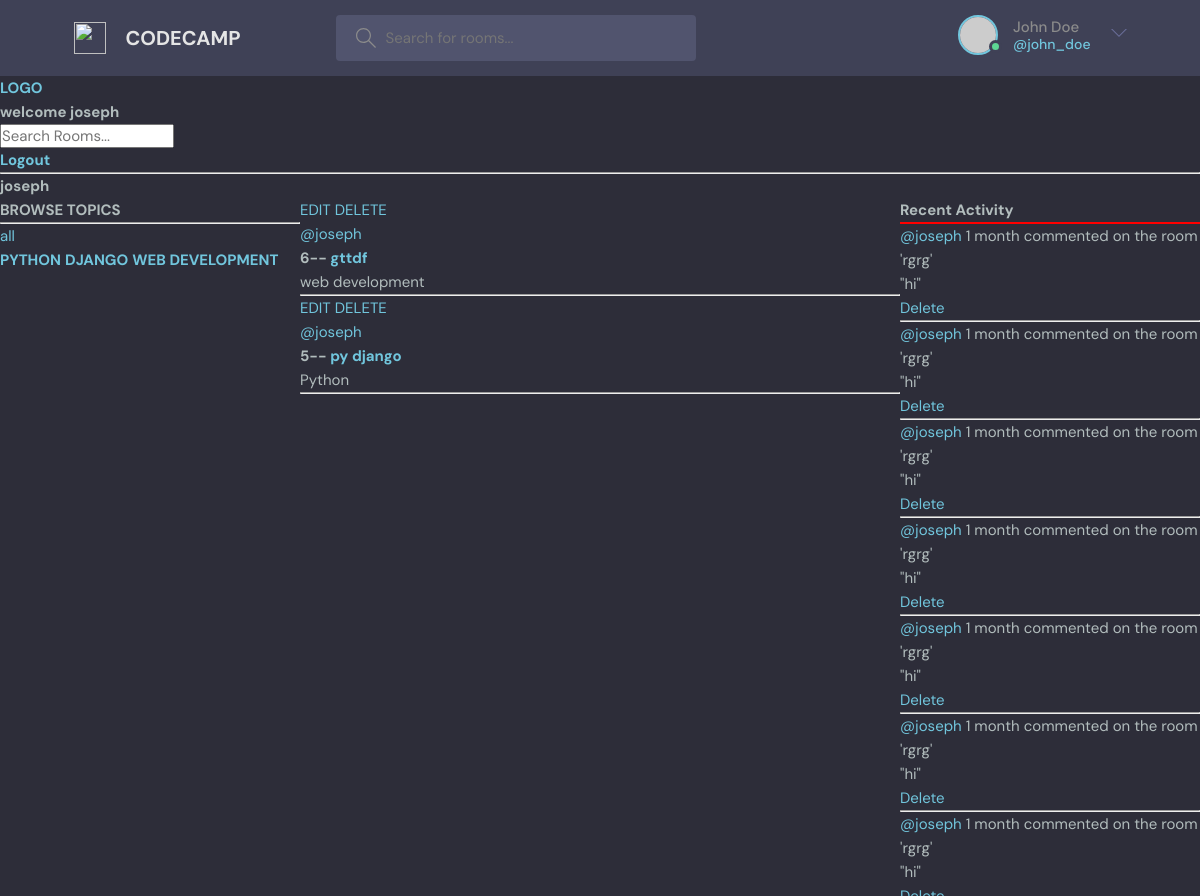
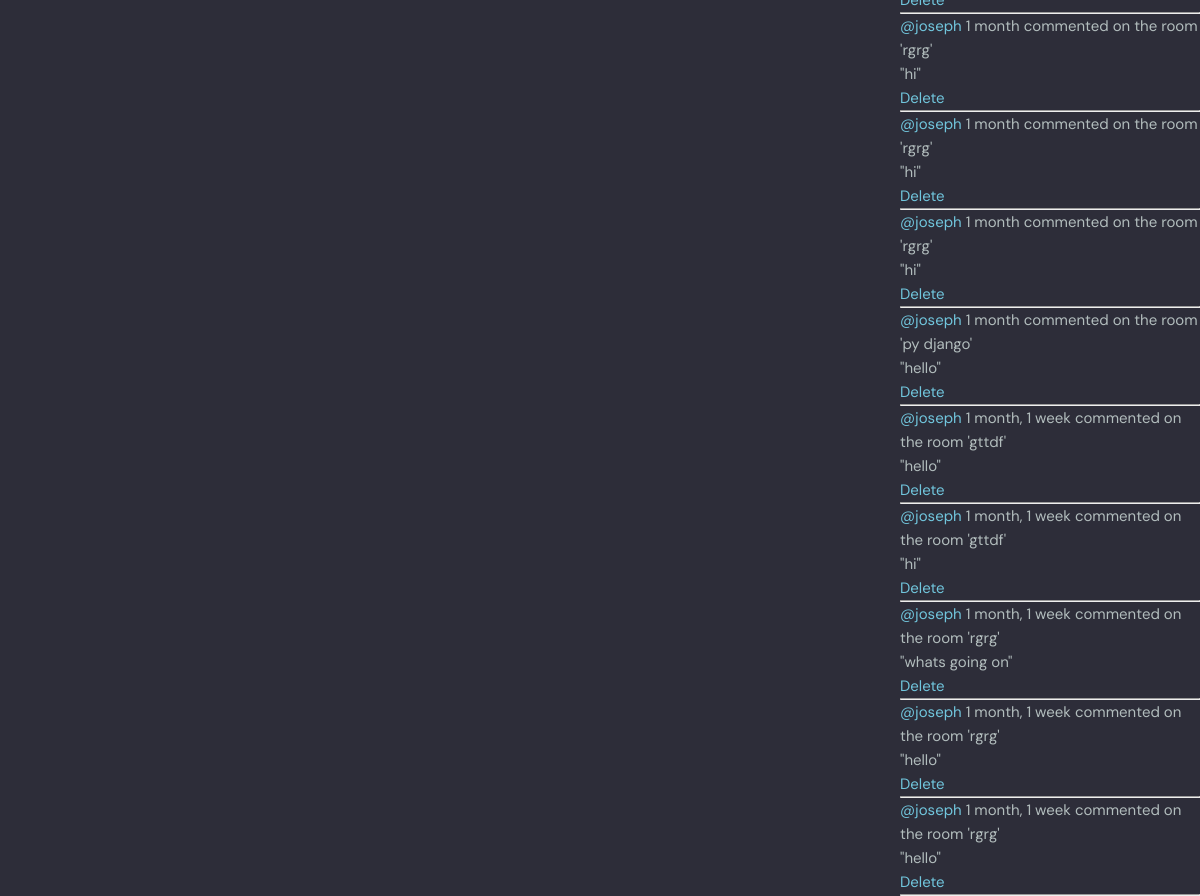
The app's page /user-profile/2/ (signed in), older data (2 pictures, top to bottom).
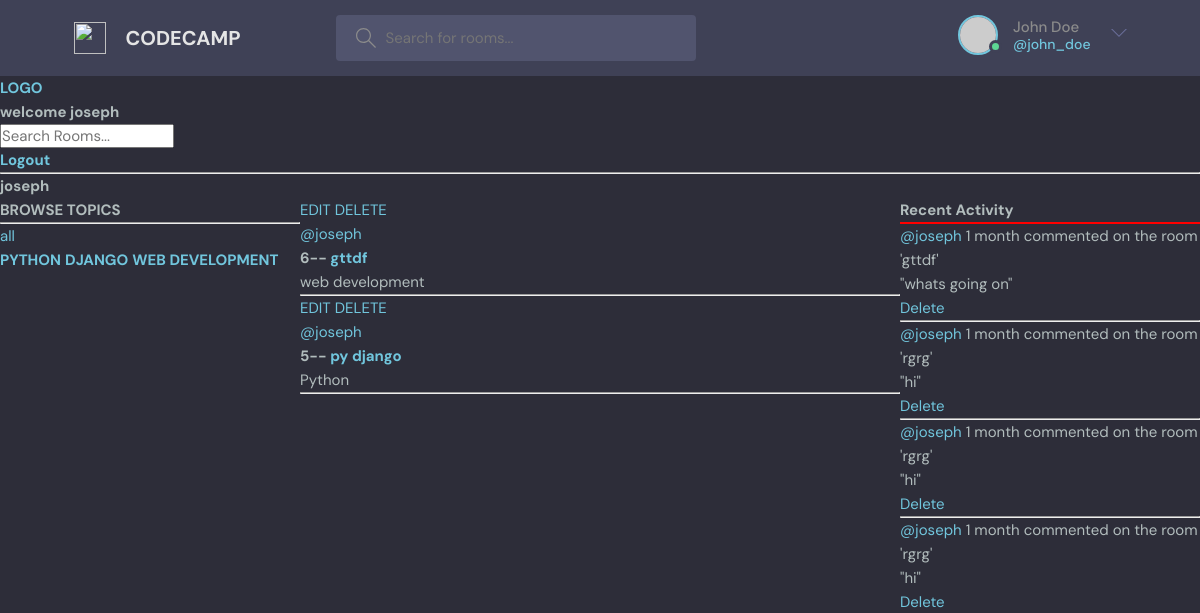
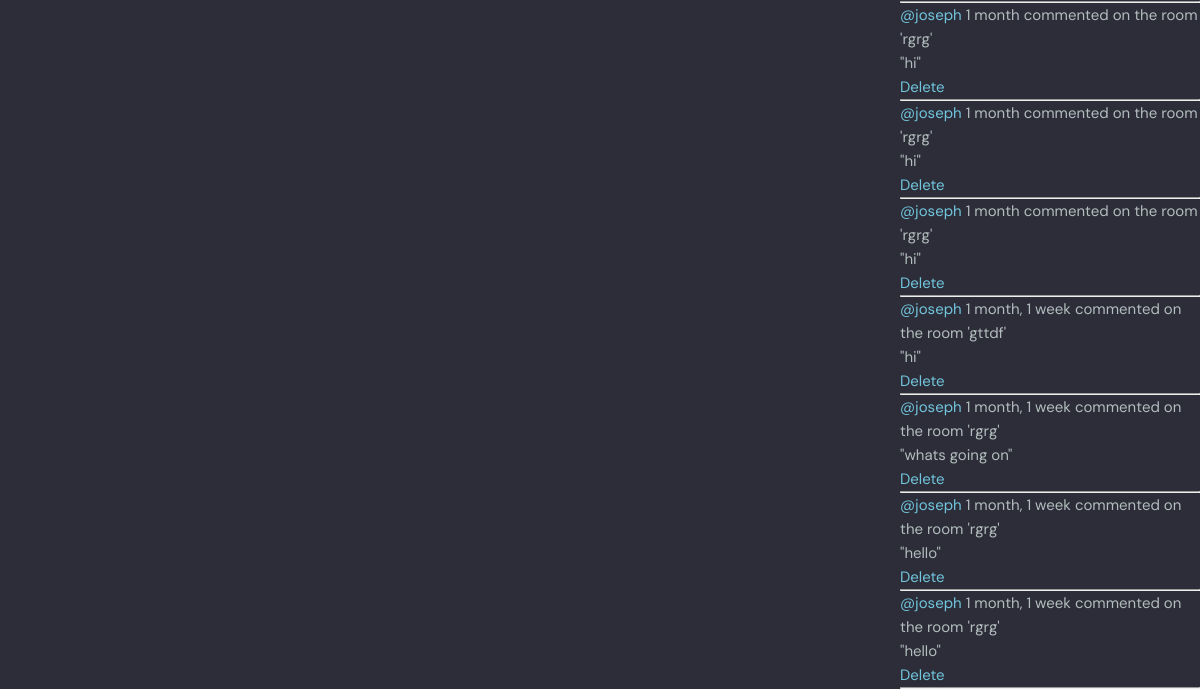
The same page, newer data (2 pictures, top to bottom).
### base/models.py (models this page shows, shortened)
class Topic(models.Model):
    name=models.CharField(max_length=200)

class Room(models.Model):
    host=models.ForeignKey(User, on_delete= models.SET_NULL, null=True)
    topic= models.ForeignKey(Topic, on_delete= models.SET_NULL, null=True)
    name= models.CharField(max_length=200)
    description= models.TextField(null=True, blank= True)
    participants= models.ManyToManyField(User, related_name='participants', blank=True)
    updated= models.DateTimeField(auto_now= True)
    created= models.DateTimeField( auto_now_add= True)
    def __str__(self):
        return self.name
    class Meta:
        ordering= ['-updated', '-created']

class Message(models.Model):
    user= models.ForeignKey(User, on_delete=models.CASCADE )
    room= models.ForeignKey(Room, on_delete=models.CASCADE )
    body= models.TextField()
    updated= models.DateTimeField(auto_now= True)
    created= models.DateTimeField( auto_now_add= True)
    def __str__(self):
        return self.body[0:50]
    class Meta:
        ordering= ['-updated', '-created']

### base/views.py (the view)
# urls.py: path('user-profile/<str:pk>/', views.user_profile, name= 'profile'),
@login_required(login_url= 'login')
def user_profile(request, pk):
    user= User.objects.get(id=pk)
    rooms= user.room_set.all()
    room_messages= user.message_set.all()
    topics= Topic.objects.all()
    context= {'user': user, 'rooms':rooms, 'room_messages': room_messages, 'topics': topics}
    return render(request, 'base/profile.html', context )

### base/templates/base/profile.html (shortened to what this page needs)
{% extends 'main.html'%}
{% block content%}
<h1> {{user.username}}</h1>
<div class="profile-container">
    <div>
        {% include 'base/topic_component.html'%}
    </div>
    <div>
        {% include 'base/feed_component.html'%}
    </div>
    <div>
        {% include 'base/activity_component.html'%}
    </div>
</div>
{%endblock%}

### base/templates/base/topic_component.html
<h3> BROWSE TOPICS</h3>
<hr>
<div>
    <a href="{% url 'home'%}"> all</a>
</div>
{%for topic in topics%}
    <a href="{% url 'home' %}?q={{topic.name}}"><h4>{{topic.name|upper}}</h4></a>
{%endfor%}

### base/templates/base/feed_component.html
{%for room in rooms %}
<div>
    {%if request.user == room.host%}
        <a href="{%url 'update-room' room.id%}">EDIT</a>
        <a href="{% url 'delete-room' room.id%} ">DELETE</a>
        <br>
    {%endif%}
    <span> <a href="{% url 'profile' room.host.id %}">@{{room.host.username}}</a></span>
    <h5>{{room.id}}-- <a href="{% url 'room' room.id %}">{{room.name}}</a></h5>
    <small>{{room.topic.name}}</small>
    <hr />
</div>
{%endfor%}

### base/templates/base/activity_component.html
    <h3>Recent Activity</h3>
    <hr color="red">
    {%for room_message in room_messages%}
    <div>
        <small><a href="{% url 'profile' room_message.user.id %}">@{{room_message.user}}</a> {{room_message.created|timesince}}</small>
        <small> commented on the room '{{room_message.room}}'</small>
        <p>"{{room_message}}"</p>
        {%if request.user == room_message.user%}
        <a href="{% url 'delete-message' room_message.id %}">Delete</a>
        {%endif%}
        <hr>
    </div>
    {%endfor%}

Row changes from the older to the newer data that the page shows:
removed Message: user "joseph", created "1 month", room "rgrg", body "hi", shows "Delete"
removed Message: user "joseph", created "1 month", room "rgrg", body "hi", shows "Delete"
removed Message: user "joseph", created "1 month", room "rgrg", body "hi", shows "Delete"
removed Message: user "joseph", created "1 month", room "rgrg", body "hi", shows "Delete"
removed Message: user "joseph", created "1 month", room "py django", body "hello", shows "Delete"
removed Message: user "joseph", created "1 month, 1 week", room "gttdf", body "hello", shows "Delete"
added Message: user "joseph", created "1 month", room "gttdf", body "whats going on", shows "Delete"
